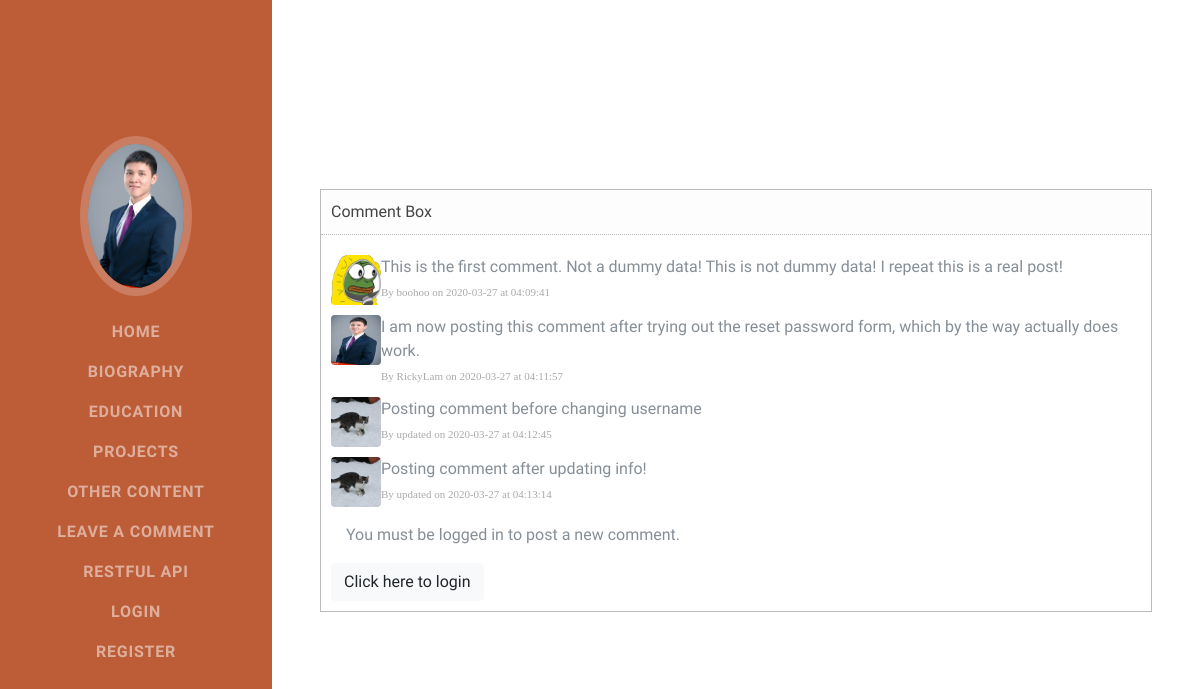
The page /comments on the database its author committed.
### app/models.py (models this page shows, shortened)
class Post(db.Model):
    id = db.Column(db.Integer, primary_key=True)
    content = db.Column(db.Text, nullable=False)
    date_posted = db.Column(db.DateTime, nullable=False, default=datetime.utcnow)
    user_id = db.Column(db.Integer, db.ForeignKey('user.id'), nullable=False)

class User(db.Model, UserMixin):
    id = db.Column(db.Integer, primary_key=True)
    username = db.Column(db.String(20), unique=True, nullable=False)
    email = db.Column(db.String(120), unique=True, nullable=False)
    prof_pic = db.Column(db.String(200), nullable=False, default='default.jpg')
    join_date = db.Column(db.DateTime, nullable=False, default=datetime.utcnow)
    password = db.Column(db.String(60), nullable=False)
    posts = db.relationship('Post', backref='author', lazy=True)

### app/routes.py (the view)
@app.route('/comments', methods=['GET', 'POST'])
def comments():
    comments = Post.query.all()
    form = CommentForm()
    if form.validate_on_submit():
        post = Post(content=form.content.data, author=current_user)
        db.session.add(post)
        db.session.commit()
        flash('Comment created successfully.', 'success')
        return redirect(url_for('comments'))
    return render_template("comments.html", form=form, comments=comments)

### app/templates/comments.html (shortened to what this page needs)
{% extends "base.html" %}
{% set active_page = "comments" %}
{% import "bootstrap/wtf.html" as wtf %}
{% block content %}
    <section class="resume-section p-3 p-lg-5 d-flex align-items-center" id="comments">
        <div class="detailBox">
            <div class="titleBox">
                <label>Comment Box</label>
            </div>
            <div class="actionBox">
                <ul class="commentList">
                    {% for post in comments %}
                        <li>
                            <div class="commenterImage">
                                <img class=" img-profile rounded float-left commentPfp"
                                     src="{{ url_for('static', filename='profilepics/' + post.author.prof_pic) }}"
                                     alt="Profile Picture" style="position: relative; bottom:0px; left:0px;">
                            </div>
                            <div class="commentText align-top">
                                <p class="">{{ post.content }}</p>
                                <span class="date sub-text">By {{ post.author.username }} on {{ post.date_posted.strftime('%Y-%m-%d at %H:%M:%S') }}</span>
                            </div>
                        </li>
                    {% endfor %}
                </ul>
                {% if current_user.is_authenticated %}
                    <form class="" method="POST" action="/comments">
                        {{ form.csrf_token }}
                        {{ form.hidden_tag() }}
                        <div class="form-horizontal">
                            <div class="textboxer">{{ form.content(class="form-control") }}</div>
                            <span class="submitter form-horizontal">{{ wtf.form_field(form.submit) }}</span>
                        </div>
                    </form>
                {% else %}
                    <p style="margin-left: 15px;">You must be logged in to post a new comment.</p>
                    <a href="/login" class="btn btn-light">Click
                        here to login</a>
                {% endif %}
            </div>
        </div>
    </section>
{% endblock %}

### app/templates/base.html (shortened to what this page needs)
<!DOCTYPE html>
<html lang="en">
<head>{% block head %}
    <link href="{{ url_for('.static', filename='vendor/bootstrap/css/bootstrap.min.css') }}" rel="stylesheet">
    <link href="{{ url_for('.static', filename='vendor/fontawesome-free/css/all.min.css') }}" rel="stylesheet">
    <link href="{{ url_for('.static', filename='css/resume.min.css') }}" rel="stylesheet">
{% endblock %}</head>
<body id="page-top">
<nav class="navbar navbar-expand-lg navbar-dark bg-primary fixed-top" id="sideNav">
    <a class="navbar-brand js-scroll-trigger" href="/home">
        <span class="d-none d-lg-block">
        <img class="img-fluid img-profile rounded-circle mx-auto mb-2"
             src="{{ url_for('.static', filename='img/profile.jpg') }}" alt="">
      </span>
    </a>
    <div class="collapse navbar-collapse" id="navbarSupportedContent">
        <ul class="navbar-nav">
            <li class="nav-item">
                <a class="nav-link js-scroll-trigger {{ 'active' if active_page == 'home' else '' }}" href="/home">Home</a>
            </li>
            <li class="nav-item">
                <a class="nav-link js-scroll-trigger {{ 'active' if active_page == 'biography' else '' }}" href="/biography">Biography</a>
            </li>
            <li class="nav-item">
                <a class="nav-link js-scroll-trigger {{ 'active' if active_page == 'education' else '' }}" href="/education">Education</a>
            </li>
            <li class="nav-item">
                <a class="nav-link js-scroll-trigger {{ 'active' if active_page == 'projects' else '' }}" href="/projects">Projects</a>
            </li>
            <li class="nav-item">
                <a class="nav-link js-scroll-trigger {{ 'active' if active_page == 'other' else '' }}" href="/other">Other Content</a>
            </li>
            <li class="nav-item">
                <a class="nav-link js-scroll-trigger {{ 'active' if active_page == 'comments' else '' }}" href="/comments">Leave a Comment</a>
            </li>
            <li class="nav-item">
                <a class="nav-link js-scroll-trigger {{ 'active' if active_page == 'restful' else '' }}" href="/restful">RESTful API</a>
            </li>
            {% if current_user.is_authenticated %}
                <li class="nav-item">
                     <a class="nav-link js-scroll-trigger {{ 'active' if active_page == 'profile' else '' }}" href="/profile">Profile</a>
                 </li>
                 <li class="nav-item">
                     <a class="nav-link js-scroll-trigger {{ 'active' if active_page == 'logout' else '' }}" href="/logout">Logout</a>
                 </li>
            {% else %}
            <li class="nav-item">
                <a class="nav-link js-scroll-trigger {{ 'active' if active_page == 'login' else '' }}" href="/login">Login</a>
            </li>
            <li class="nav-item">
                <a class="nav-link js-scroll-trigger {{ 'active' if active_page == 'register' else '' }}" href="/register">Register</a>
            </li>
            {% endif %}
        </ul>
    </div>
</nav>
<div class="container-fluid p-0">
    {% block content %}{% endblock %}
</div>
</body>
</html>

### rows shown on the page
Post: prof_pic (picture), content "This is the first comment. Not a dummy data! This is not dummy data! I repeat this is a real post!", author.username "boohoo", date_posted "2020-03-27 at 04:09:41"
Post: prof_pic (picture), content "I am now posting this comment after trying out the reset password form, which by the way actually does work.", author.username "RickyLam", date_posted "2020-03-27 at 04:11:57"
Post: prof_pic (placeholder picture), content "Posting comment before changing username", author.username "updated", date_posted "2020-03-27 at 04:12:45"
Post: prof_pic (placeholder picture), content "Posting comment after updating info!", author.username "updated", date_posted "2020-03-27 at 04:13:14"
